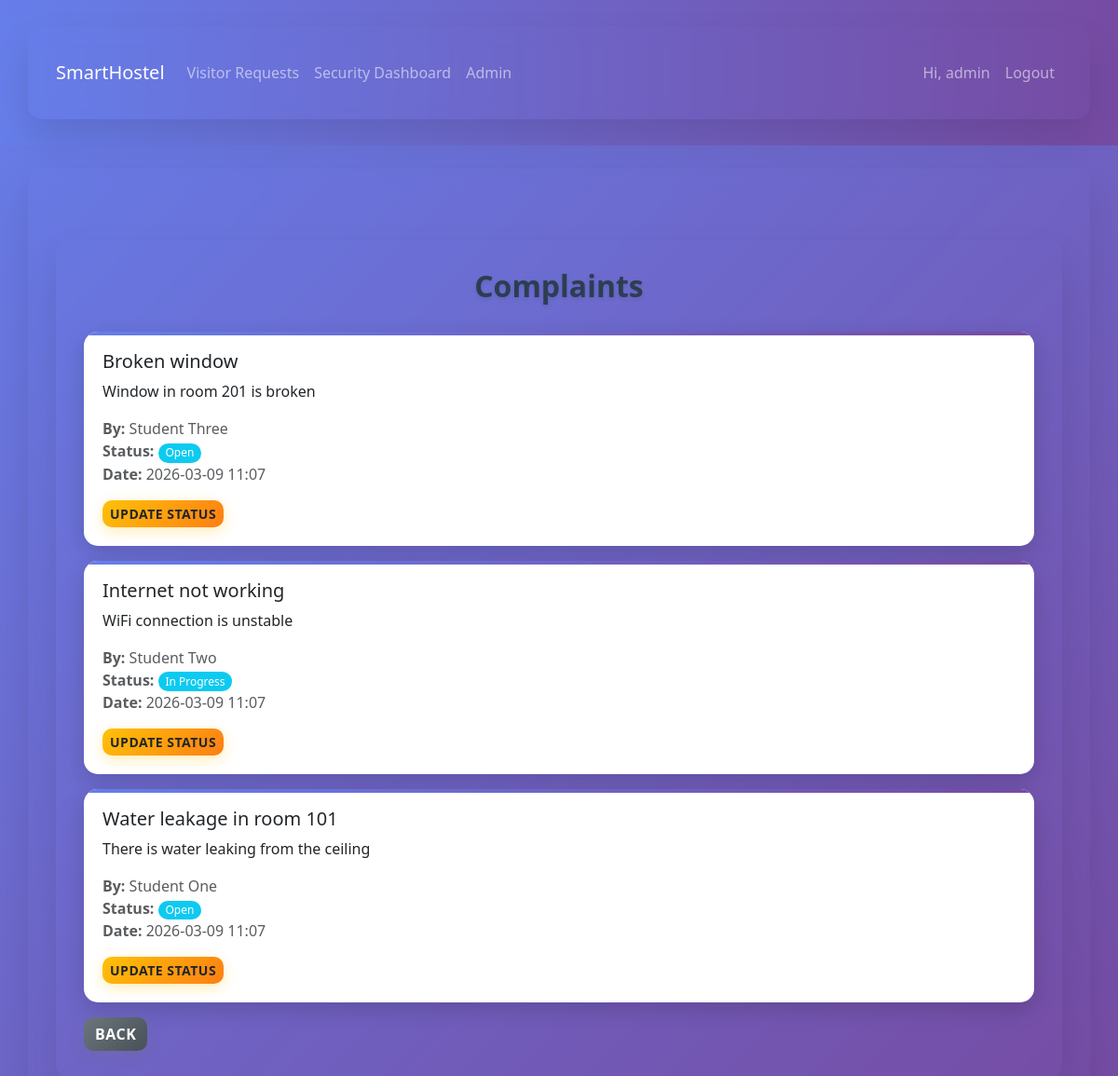
The app's page /complaints/ (signed in) with its own data.
### hostel/models.py (models this page shows, shortened)
class Complaint(models.Model):
    STATUS_CHOICES = [
        ('open', 'Open'),
        ('in_progress', 'In Progress'),
        ('resolved', 'Resolved'),
    ]
    student = models.ForeignKey(StudentProfile, on_delete=models.CASCADE)
    title = models.CharField(max_length=200)
    description = models.TextField()
    status = models.CharField(max_length=20, choices=STATUS_CHOICES, default='open')
    response = models.TextField(blank=True)
    created_at = models.DateTimeField(auto_now_add=True)
    updated_at = models.DateTimeField(auto_now=True)
    anonymous = models.BooleanField(default=False)

class StudentProfile(models.Model):
    user = models.OneToOneField(User, on_delete=models.CASCADE)
    roll_number = models.CharField(max_length=30, blank=True, null=True)
    room = models.ForeignKey(Room, on_delete=models.SET_NULL, null=True, blank=True)
    fees_due = models.DecimalField(max_digits=9, decimal_places=2, default=0)
    fees_paid = models.DecimalField(max_digits=9, decimal_places=2, default=0)
    joined_on = models.DateField(default=timezone.now)

### hostel/views.py (the view)
# urls.py: path('complaints/', views.complaints_list, name='complaints'),
@login_required
def complaints_list(request):
    if request.user.is_staff:
        complaints = Complaint.objects.order_by('-created_at')
    else:
        profile = request.user.studentprofile
        complaints = Complaint.objects.filter(student=profile).order_by('-created_at')
    return render(request, 'hostel/complaints_list.html', {'complaints': complaints})

### templates/hostel/complaints_list.html (shortened to what this page needs)
{% extends 'hostel/base.html' %}
{% block content %}
<div class="container mt-5">
  <h2>Complaints</h2>
  <div class="mt-4">
    {% for complaint in complaints %}
      <div class="card mb-3">
        <div class="card-body">
          <h5 class="card-title">{{ complaint.title }}</h5>
          <p class="card-text">{{ complaint.description }}</p>
          <p class="text-muted">
            {% if not complaint.anonymous %}
              <strong>By:</strong> {{ complaint.student.user.get_full_name }}<br>
            {% else %}
              <strong>Submitted anonymously</strong><br>
            {% endif %}
            <strong>Status:</strong> <span class="badge bg-info">{{ complaint.get_status_display }}</span><br>
            <strong>Date:</strong> {{ complaint.created_at|date:"Y-m-d H:i" }}
          </p>
          {% if user.is_staff %}
            <a href="{% url 'update_complaint' complaint.pk %}" class="btn btn-sm btn-warning">Update Status</a>
          {% endif %}
        </div>
      </div>
    {% empty %}
      <p>No complaints.</p>
    {% endfor %}
  </div>
  <a href="{% url 'dashboard' %}" class="btn btn-secondary">Back</a>
</div>
{% endblock %}

### templates/hostel/base.html (shortened to what this page needs)
{% load static %}
<!doctype html>
<html lang="en">
  <head>
    <link href="https://cdn.jsdelivr.net/npm/bootstrap@5.3.2/dist/css/bootstrap.min.css" rel="stylesheet">
    <link href="{% static 'hostel/css/style.css' %}" rel="stylesheet">
  </head>
  <body>
    <nav class="navbar navbar-expand-lg navbar-dark mb-4" style="background: linear-gradient(90deg, #667eea 0%, #764ba2 100%);">
      <div class="container">
        <a class="navbar-brand" href="{% url 'home' %}">SmartHostel</a>
        <div class="collapse navbar-collapse" id="nav">
          <ul class="navbar-nav me-auto">
            {% if user.is_authenticated %}
              {% if user.is_staff %}
                <li class="nav-item"><a class="nav-link" href="{% url 'admin_visitor_requests' %}">Visitor Requests</a></li>
                <li class="nav-item"><a class="nav-link" href="{% url 'security_dashboard' %}">Security Dashboard</a></li>
                <li class="nav-item"><a class="nav-link" href="/admin/">Admin</a></li>
              {% endif %}
            {% endif %}
          </ul>
          <ul class="navbar-nav">
            {% if user.is_authenticated %}
              <li class="nav-item"><span class="nav-link">Hi, {{ user.username }}</span></li>
              <li class="nav-item"><a class="nav-link" href="{% url 'logout' %}">Logout</a></li>
            {% else %}
              <li class="nav-item"><a class="nav-link" href="{% url 'login' %}">Login</a></li>
              <li class="nav-item"><a class="nav-link" href="{% url 'signup' %}">Sign up</a></li>
            {% endif %}
          </ul>
        </div>
      </div>
    </nav>
    <div class="container">
      {% block content %}{% endblock %}
    </div>
  </body>
</html>

### static/hostel/css/style.css (style rules this page uses)
body { font-family: 'Segoe UI', Tahoma, Geneva, Verdana, sans-serif; background: linear-gradient(135deg, #667eea 0%, #764ba2 100%); min-height: 100vh; margin: 0; }
.container { border-radius: 15px; box-shadow: 0 20px 40px rgba(0, 0, 0, 0.1); margin: 20px auto; padding: 30px; backdrop-filter: blur(10px); }
h2 { color: #2c3e50; font-weight: 700; text-align: center; margin-bottom: 30px; text-shadow: 0 2px 4px rgba(0, 0, 0, 0.1); }
.card { border: none; border-radius: 15px; box-shadow: 0 8px 25px rgba(0, 0, 0, 0.15); transition: all 0.3s cubic-bezier(0.4, 0, 0.2, 1); overflow: hidden; position: relative; }
.card::before { content: ''; position: absolute; top: 0; left: 0; right: 0; height: 4px; background: linear-gradient(90deg, #667eea, #764ba2); }
.card-body { padding: 20px; }
.btn { border-radius: 10px; font-weight: 600; text-transform: uppercase; letter-spacing: 0.5px; transition: all 0.3s ease; position: relative; overflow: hidden; border: none; }
.btn::before { content: ''; position: absolute; top: 0; left: -100%; width: 100%; height: 100%; background: linear-gradient(90deg, transparent, rgba(255,255,255,0.2), transparent); transition: left 0.5s; }
.btn-warning { background: linear-gradient(135deg, #ffc107 0%, #fd7e14 100%); color: #212529; box-shadow: 0 4px 15px rgba(255, 193, 7, 0.3); }
.btn-secondary { background: linear-gradient(135deg, #6c757d 0%, #495057 100%); box-shadow: 0 4px 15px rgba(108, 117, 125, 0.3); }
.badge { border-radius: 20px; font-weight: 500; }

### records on screen
Complaint: title "Broken window", description "Window in room 201 is broken", student.user.get_full_name "Student Three", status "Open", created_at "2026-03-09 11:07"
Complaint: title "Internet not working", description "WiFi connection is unstable", student.user.get_full_name "Student Two", status "In Progress", created_at "2026-03-09 11:07"
Complaint: title "Water leakage in room 101", description "There is water leaking from the ceiling", student.user.get_full_name "Student One", status "Open", created_at "2026-03-09 11:07"

### other values on screen
{{ user.username }} "admin"
